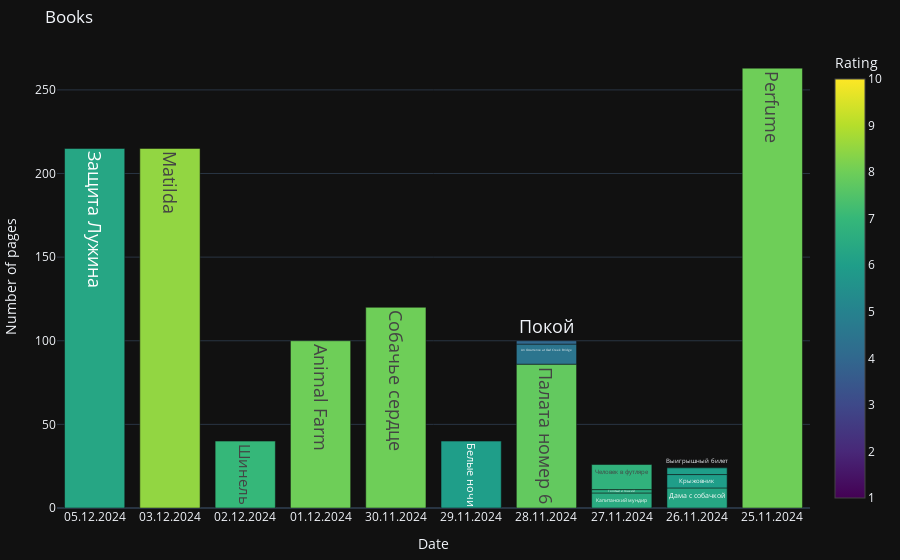

Here is the notebook cell this chart was saved with:
### Markdown cell above
## Books Read

### Code cell
df.books_read_plot()

### Figure 1 — Plotly figure (JSON) as saved in the notebook; plotly's stock layout.template omitted (floating-point values rounded to 4 significant figures)
{"data": [{"customdata": ["ох, Набоков, Набоков... как же тяжело<br>читать твои длинные неловкие предложения<br>и отслеживать твою ответвляющуюся<br>нелинейную мысль. сама же история,<br>местами занимательная, даже интригующая,<br>впечатлила не сильно. уж очень было<br>много отвлеченных размышлений и ничем не<br>относящихся к Лужину диалогов: столько,<br>что трагедией его я не проникся. зато в<br>этой книге я сохранил больше всего цитат<br>— язык у ВВ действительно музыкальный.<br>6.3/10, 215с", "отличная история, ужасная и ужасно<br>смешная, пусть и почти все персонажи<br>сильно преувеличены — закинуты в<br>крайности замечательного или кошмарного.<br>язык простой, но нескучный. прочитал 200<br>страниц за 2 дня. 8.5/10, 215с", "смешная и грустная история о мелочном и<br>жадном чинуше с мистической концовкой.<br>7/10, 40с", "абсурдно антропоморфные говорящие<br>животные отражают пороки и ошибки<br>человечества: обман, кражу власти,<br>пропаганду... — аллюзии так и рвутся из<br>каждой строчки! а ещё персонажи во<br>власти — свиньи, что тоже о многом<br>говорит. читается просто:&nbsp;<br>настолько, что я все-таки решил<br>перечитать в оригинале \"Nineteen Eighty-<br>Four\". 8/10, 100с", "местами смешной, местами серьёзный.<br>абсурдная история о попытке изменения<br>того, что нельзя изменять, вероятно, с<br>миллионом отсылок на политические<br>терзания в советском союзе. 8/10, 120с", "смешанные чувства: даже слегка грустно.<br>история о безответной и запутанной<br>любви. о том, как больно прыгать во<br>френдзону и обратно. 6/10, 40с", "самое классное из Чехова, что я пока<br>читал. много размышлений о жизни и об<br>отношении к больным людям. всегда ли<br>здоровые люди здоровее психически<br>больных? одна из многих историй о<br>персонажах, не входящих в рамки<br>нормальности их окружения. 7.8/10, 86с", "перегруженный английский, местами<br>ненамеренно проглядывал строки. концовка<br>довольно ожидаемая, если знать, что она<br>будет переворачивающей. 4.5/10, 12с", "очень небольшой рассказ про черта и<br>чиновника. не впечатлил. 4/10, 2с", "6.5/10, 9с", "6.5/10, 2с", "понравился немного больше других<br>рассказов. интересно, что персонажи,<br>кажется, такие же, как в \"Крыжовнике\"...<br>6.8/10, 15с", "простой типичный чеховский рассказ про<br>запретную любовь наверно. какой-то уж<br>очень не по-чеховский драматичный.<br>6.3/10, 12с", "интересное повествование, пара забавных<br>саркастичных выражений. смысл объясните<br>пж! 6/10, 8с", "очень короткая сатира на циничные и<br>меркантильные отношения между супругами.<br>6/10, 4с", "жуткая история, затягивающая своей<br>изящной подробностью. хоть английский<br>немного сложный местами, прочиталось<br>очень быстро, если и не на одном<br>дыхании. захотелось пересмотреть фильм.<br>8/10, 263с"], "hovertemplate": "<b>%{text}</b><br>Rating: %{marker.color:.1f}<br>Number of pages: %{y} <extra>%{customdata}</extra>", "marker": {"cmax": 10, "cmin": 1, "color": [6.3, 8.5, 7, 8, 8, 6, 7.8, 4.5, 4, 6.5, 6.5, 6.8, 6.3, 6, 6, 8], "colorbar": {"title": {"text": "Rating"}}, "colorscale": [[0, "#440154"], [0.1111, "#482878"], [0.2222, "#3e4989"], [0.3333, "#31688e"], [0.4444, "#26828e"], [0.5556, "#1f9e89"], [0.6667, "#35b779"], [0.7778, "#6ece58"], [0.8889, "#b5de2b"], [1, "#fde725"]], "showscale": true}, "text": ["Защита Лужина", "Matilda", "Шинель", "Animal Farm", "Собачье сердце", "Белые ночи", "Палата номер 6", "An Occurrence at Owl Creek Bridge", "Покой", "Капитанский мундир", "Толстый и тонкий", "Человек в футляре", "Дама с собачкой", "Крыжовник", "Выигрышный билет", "Perfume"], "textfont": {"size": 18}, "type": "bar", "x": [0, 1, 2, 3, 4, 5, 6, 6, 6, 7, 7, 7, 8, 8, 8, 9], "y": [215, 215, 40, 100, 120, 40, 86, 12, 2, 9, 2, 15, 12, 8, 4, 263]}], "layout": {"barmode": "stack", "margin": {"b": 10, "l": 10, "r": 10, "t": 45}, "title": {"text": "Books"}, "xaxis": {"ticktext": ["05.12.2024", "03.12.2024", "02.12.2024", "01.12.2024", "30.11.2024", "29.11.2024", "28.11.2024", "28.11.2024", "28.11.2024", "27.11.2024", "27.11.2024", "27.11.2024", "26.11.2024", "26.11.2024", "26.11.2024", "25.11.2024"], "tickvals": [0, 1, 2, 3, 4, 5, 6, 6, 6, 7, 7, 7, 8, 8, 8, 9], "title": {"text": "Date"}}, "yaxis": {"title": {"text": "Number of pages"}}}}
